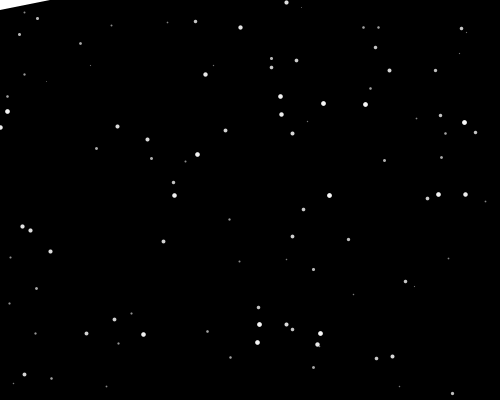
Frame 1 (no input)
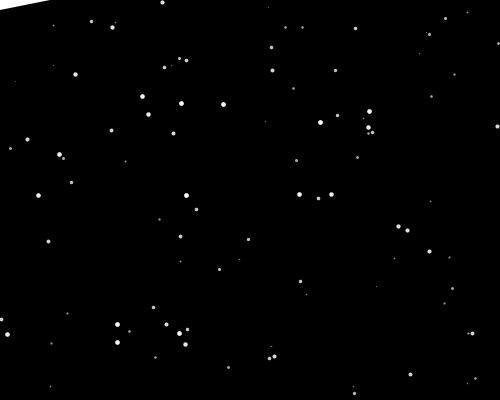
Frame 60 (the mouse pressed at the canvas centre just before this capture)
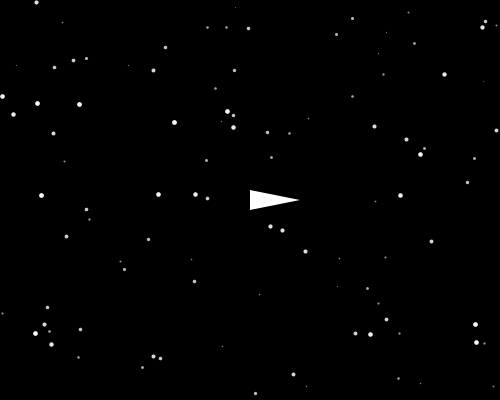
Frame 120 (the mouse held since frame 60 and released just before this capture)

The Processing sketch that drew these frames (run headless with seeded random() and noise(); from frame 60 on, the mouse is pressed at the canvas centre):

// Processing sketch: array_creating_travel_through_space_effect
// ── array_creating_travel_through_space_effect.pde
float[] x = new float[100];
float[] y = new float[100];
float[] speed = new float[100];
float[] size = new float[100];

void setup() {
  size(500, 400);
  background(0);
  stroke(255);
  noCursor();
 

  int i = 0;
  while (i<100) {
    x[i] = random(width);
    y[i] = random(height);
    speed[i] = random(1, 5);
    
    i = i + 1;
  }
}

void draw() {
  background(0);
   noStroke();
   triangle(mouseX, mouseY -10, mouseX+ 50, mouseY, mouseX , mouseY + 10);
    
  int i = 0;
  while (i < 100) {
    float co = map(speed[i], 1, 5, 100, 255);
    stroke(co);
    strokeWeight(speed[i]);
    point(x[i], y[i]);

    x[i] = x[i] - speed[i]/2;
    if (x[i] < 0) {
      x[i] = width;
    }
    i = i + 1;
  }
}
